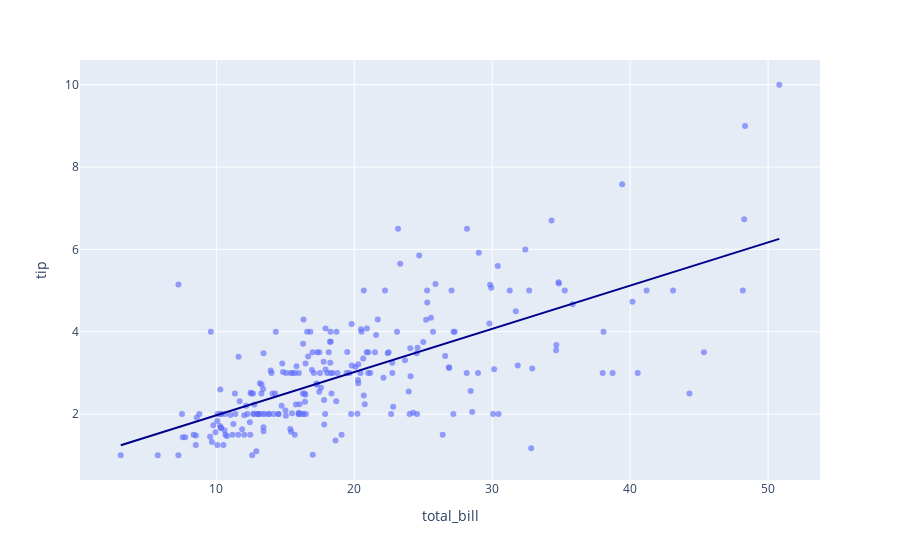

This figure's notebook cell:
### Markdown cell above
# ML Regression in Python

### Code cell
import plotly.express as px

df = px.data.tips()

fig = px.scatter(
    df, x='total_bill', y='tip', opacity=0.65,
    trendline='ols', trendline_color_override='darkblue'
)
fig.show()

### Figure 1 — Plotly figure (JSON) as saved in the notebook; plotly's stock layout.template omitted (floating-point values rounded to 4 significant figures; data arrays with more than 128 entries replaced by an {"elided": "..."} marker saying what was removed)
{"data": [{"hovertemplate": "total_bill=%{x}<br>tip=%{y}<extra></extra>", "legendgroup": "", "marker": {"color": "#636efa", "opacity": 0.65, "symbol": "circle"}, "mode": "markers", "name": "", "orientation": "v", "showlegend": false, "type": "scatter", "x": {"elided": "244 float values"}, "xaxis": "x", "y": {"elided": "244 float values"}, "yaxis": "y"}, {"hovertemplate": "<b>OLS trendline</b><br>tip = 0.105025 * total_bill + 0.92027<br>R<sup>2</sup>=0.456617<br><br>total_bill=%{x}<br>tip=%{y} <b>(trend)</b><extra></extra>", "legendgroup": "", "line": {"color": "darkblue"}, "marker": {"color": "#636efa", "symbol": "circle"}, "mode": "lines", "name": "", "showlegend": false, "type": "scatter", "x": {"elided": "244 float values"}, "xaxis": "x", "y": {"elided": "244 float values"}, "yaxis": "y"}], "layout": {"legend": {"tracegroupgap": 0}, "margin": {"t": 60}, "xaxis": {"anchor": "y", "domain": [0, 1], "title": {"text": "total_bill"}}, "yaxis": {"anchor": "x", "domain": [0, 1], "title": {"text": "tip"}}}}
